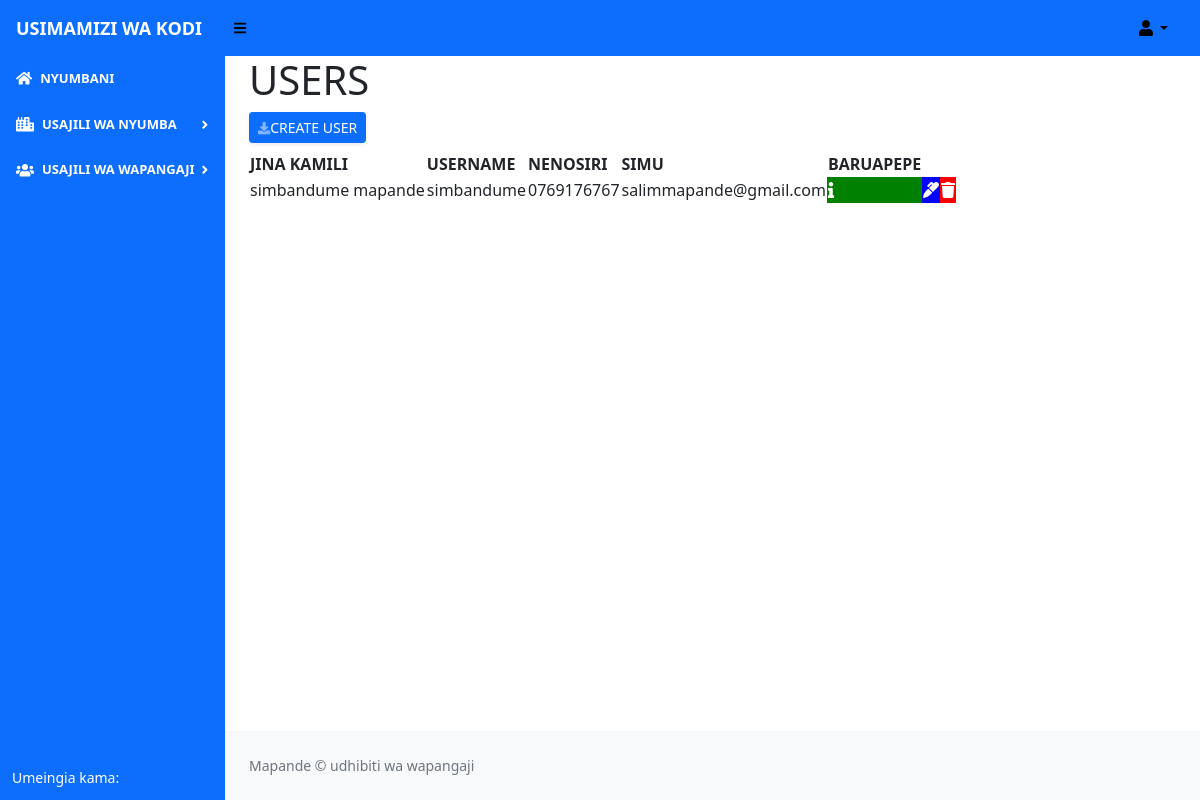
The page /user_accounts on the database as committed earlier.
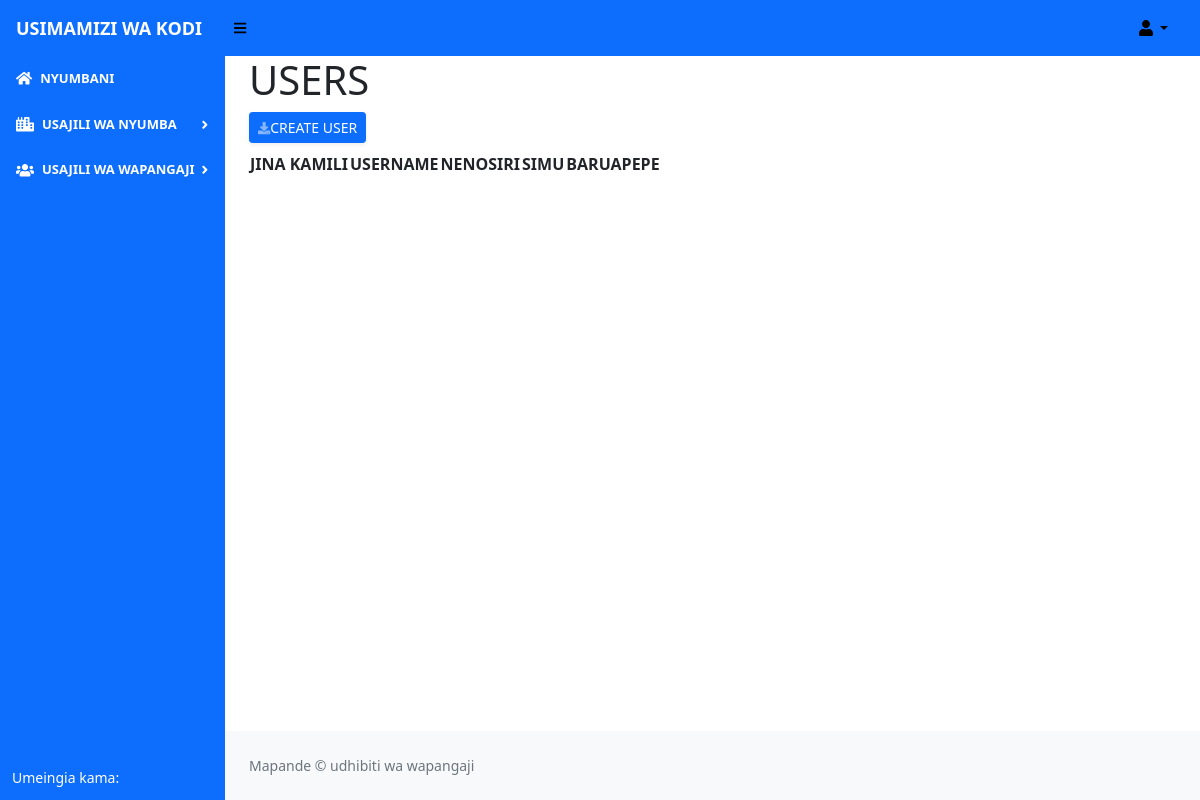
The same page on the database as committed later.
### renting/models.py (models this page shows, shortened)
class User(db.Model, UserMixin):
    __tablename__ = 'user'
    id = db.Column(db.Integer(), primary_key = True)
    first_name =  db.Column(db.String(length = 50), nullable = False)
    surname =  db.Column(db.String(length = 50), nullable = False)
    username = db.Column(db.String(length=30), nullable=False, unique=True)
    phone =  db.Column(db.String(length = 15), nullable = False)
    email = db.Column(db.String(length=50), nullable = True)
    password_hash = db.Column(db.String(200), nullable = False)
    @property
    def password(self):
        return self.password

### renting/routes.py (the view)
@app.route('/user_accounts')
def user_accounts():
    users  = User.query.all()
    return render_template('users.html', users = users)

### renting/templates/users.html (shortened to what this page needs)
{% extends 'base.html' %}
{% block content %}
<div class="content-heading"><h1>USERS</h1></div>
<div class="row">
    <div class="col-lg-12 mb-2">
        <a href="{{url_for('lease_tenant')}}"
           class=" d-sm-inline-block btn btn-sm btn-primary shadow-sm"><i
                class="fas fa-download fa-sm text-white-50"></i>CREATE USER</a>
    </div>
</div>
    <table id="datatablesSimple">
        <thead>
            <tr>
                <th>JINA KAMILI </th>
                <th>USERNAME</th>
                <th>NENOSIRI</th>
                <th>SIMU</th>
                <th>BARUAPEPE</th>
                <th></th>
                <th></th>
                <th></th>
            </tr>
        </thead>
        <tbody>
            {% for user in users %}
            <tr>
                <td>{{ user.first_name + ' ' + user.surname}}</td>
                <td style="text-align: right;">{{ user.username }}</td>
                <td>{{ user.phone }}</td>
                <td>{{ user.email }}</td>
                <td style="background-color: green;"><a href="/tenantdetails/{{ user.id }}" ><span class="fa fa-info" style="font-size: 16px; color: white;" data-bs-toggle="tooltip" data-bs-placement="top" title="Info"></span></a> </td>
                <td style="background-color: blue;"><a href="/updatetenant/{{ user.id }}"> <span class="fa fa-marker" style='font-size:16px;color:white;' color="&#xf044;" data-bs-toggle="tooltip" data-bs-placement="top" title="Edit"></span></a> </td>
                <td style="background-color: red;"><a href="/confirmdeletetenant/{{ user.id }}"> <span class="fa fa-trash" style='font-size:16px;color:white;' data-bs-toggle="tooltip" data-bs-placement="top" title="Delete"></span></a> </td>
            </tr>
            {% endfor %}
        </tbody>
    </table>
{% endblock %}

### renting/templates/base.html (shortened to what this page needs)
<!DOCTYPE html>
<html lang="en">
    <head>
        <link href="{{url_for('static', filename='css/styles.css')}}" rel="stylesheet" />
        <link rel="stylesheet" href="//code.jquery.com/ui/1.13.0/themes/base/jquery-ui.css">
    </head>
    <body>
        <nav class="sb-topnav navbar navbar-expand navbar-primary bg-primary">
            <a class="navbar-brand ps-3" href="{{ url_for('home_page')}}" style="font-size: large; color:white;"><b>USIMAMIZI WA KODI</b></a>
            <button class="btn btn-link btn-sm order-1 order-lg-0 me-4 me-lg-0" id="sidebarToggle" href="#!" style="color: black;"><i class="fas fa-bars"></i></button>
            <form class="d-none d-md-inline-block form-inline ms-auto me-0 me-md-3 my-2 my-md-0">
            </form>
            <ul class="navbar-nav ms-auto ms-md-0 me-3 me-lg-4">
                <li class="nav-item dropdown">
                    <a class="nav-link dropdown-toggle" id="navbarDropdown" href="#" role="button" data-bs-toggle="dropdown" aria-expanded="false" style="color: black;"><i class="fas fa-user fa-fw" style="color:black;"></i></a>
                </li>
            </ul>
        </nav>
        <div id="layoutSidenav">
            <div id="layoutSidenav_nav">
                <nav class="sb-sidenav accordion sb-sidenav-primary bg-primary" id="sidenavAccordion">
                    <div class="sb-sidenav-menu">
                        <div class="nav">
                            <a class="nav-link"  href="{{url_for('home_page')}}" style="color: white; font-size:small;">
                                <div class="sb-nav-link-icon"><i class="fas fa-home" style="color:white;"></i></div>
                                <b>NYUMBANI</b>
                            </a>
                            <a class="nav-link collapsed" href="#" data-bs-toggle="collapse" data-bs-target="#collapseLayouts" aria-expanded="false" aria-controls="collapseLayouts" style="color:white; font-size: small;">
                                <div class="sb-nav-link-icon"><i class="fas fa-city" style="color: white;"></i></div>
                                <b>USAJILI WA NYUMBA</b>
                                <div class="sb-sidenav-collapse-arrow"><i class="fas fa-angle-down"></i></div>
                            </a>
                            <a class="nav-link collapsed" href="#" data-bs-toggle="collapse" data-bs-target="#collapsePages" aria-expanded="false" aria-controls="collapsePages" style="color:white; font-size: small;">
                                <div class="sb-nav-link-icon"><i class="fas fa-users" style="color:white;"></i></div>
                                <b>USAJILI WA WAPANGAJI</b>
                                <div class="sb-sidenav-collapse-arrow"><i class="fas fa-angle-down"></i></div>
                            </a>
                        </div>
                    </div>
                    <div class="sb-sidenav-footer" style="color: white;">
                        <div class="small">Umeingia kama:</div>
                    </div>
                </nav>
            </div>
            <div id="layoutSidenav_content">
                <main>
                    <div class="container-fluid px-4">
                        {% block content %}
                        {% endblock%}
                    </div>
                </main>
                <footer class="py-4 bg-light mt-auto">
                    <div class="container-fluid px-4">
                        <div class="d-flex align-items-center justify-content-between small">
                            <div class="text-muted">Mapande &copy; udhibiti wa wapangaji {{year}}</div>
                        </div>
                    </div>
                </footer>
            </div>
        </div>
    </body>
</html>

Rows that differ between the two databases and show on the page:
removed User: first_name+surname "simbandume mapande", username "simbandume", phone "0769176767", email "salimmapande@gmail.com"
